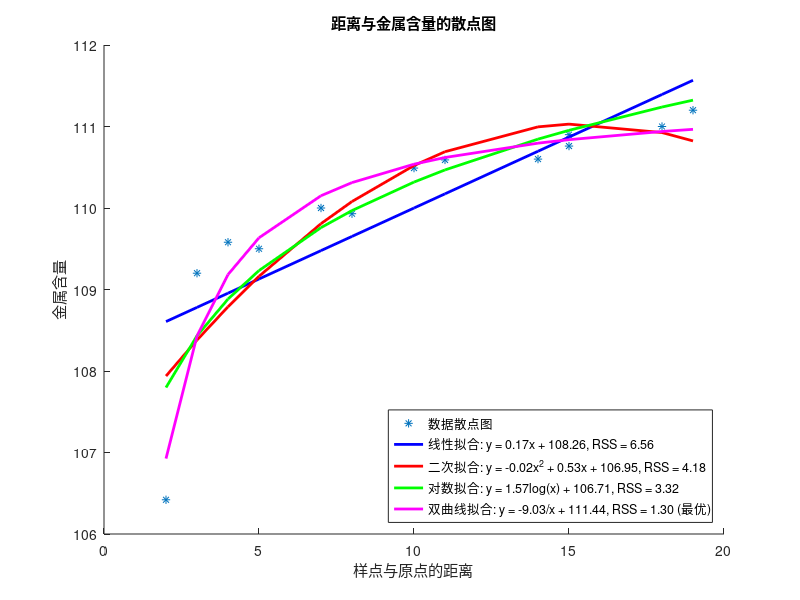

Write MATLAB code to recreate this figure.
clear;clc;
% 输入数据
x = [2, 3, 4, 5, 7, 8, 10, 11, 14, 15, 15, 18, 19];
y = [106.42, 109.2, 109.58, 109.5, 110, 109.93, 110.49, 110.59, 110.6, 110.9, 110.76, 111, 111.2];

% 创建散点图
scatter(x, y,"*")
xlabel('距离') % x轴标签
ylabel('金属含量') % y轴标签
title('距离与金属含量的散点图') % 图标题
hold on;

% 线性拟合
[P1,S1] = polyfit(x,y,1);
Y1 = polyval(P1,x);
plot(x,Y1,'b','linewidth',2);
RSS1 = sum((Y1 - y).^2);
str1 = sprintf('线性拟合: y = %.2fx + %.2f, RSS = %.2f', P1(1), P1(2), RSS1);

% 二次拟合
[P2,S2] = polyfit(x,y,2);
[Y2,delta2] = polyconf(P2,x,S2);
plot(x,Y2,'r','linewidth',2);
RSS2 = sum((Y2 - y).^2);
str2 = sprintf('二次拟合: y = %.2fx^2 + %.2fx + %.2f, RSS = %.2f', P2(1), P2(2), P2(3), RSS2);

% 对数拟合
log_x = log(x);
[P_log,S_log] = polyfit(log_x,y,1);
Y_log = polyval(P_log,log_x);
plot(x,Y_log,'g','linewidth',2);
RSS_log = sum((Y_log - y).^2);
str_log = sprintf('对数拟合: y = %.2flog(x) + %.2f, RSS = %.2f', P_log(1), P_log(2), RSS_log);

% 双曲线拟合
inv_x = 1./x;
[P_hyp,S_hyp] = polyfit(inv_x,y,1);
Y_hyp = polyval(P_hyp,inv_x);
plot(x,Y_hyp,'m','linewidth',2);
RSS_hyp = sum((Y_hyp - y).^2);
str_hyp = sprintf('双曲线拟合: y = %.2f/x + %.2f, RSS = %.2f', P_hyp(1), P_hyp(2), RSS_hyp);

% 选择最优拟合曲线
RSSs = [RSS1, RSS2, RSS_log, RSS_hyp];
[min_RSS, idx] = min(RSSs);

fprintf('最优拟合曲线为\n');
switch idx
    case 1
        disp(str1);
        str1 = [str1,' (最优)'];
    case 2
        disp(str2);
        str2 = [str2,' (最优)'];
    case 3
        disp(str_log);
        str_log = [str_log,' (最优)'];
    case 4
        disp(str_hyp);
        str_hyp = [str_hyp,' (最优)'];
end

xlabel('样点与原点的距离');
ylabel('金属含量');
legend({'数据散点图',str1, str2, str_log, str_hyp},'Location','southeast');
hold off;
